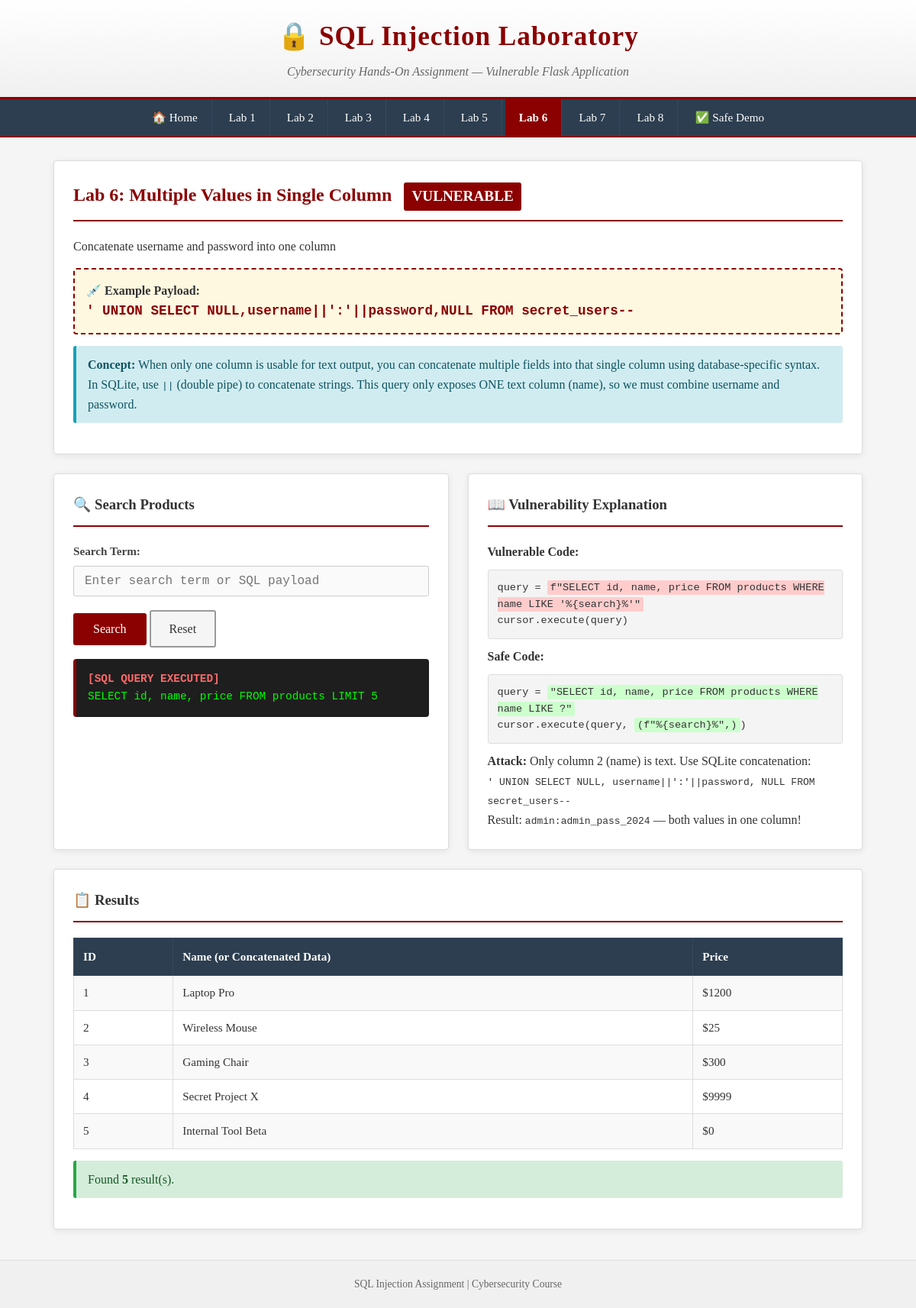
Page /lab6 on the committed database.
### tables this page shows
CREATE TABLE products (
            id INTEGER PRIMARY KEY,
            name TEXT,
            description TEXT,
            category TEXT,
            released INTEGER DEFAULT 1,
            price INTEGER
        );

### app.py (the view)
@app.route('/lab6', methods=['GET', 'POST'])
def lab6():
    products = []
    query_executed = ""
    error_msg = None
    search = request.form.get('search', '') if request.method == 'POST' else ''
    conn = get_db_connection()
    cursor = conn.cursor()
    if request.method == 'POST':
        query = f"SELECT id, name, price FROM products WHERE name LIKE '%{search}%'"
        query_executed = query
        try:
            cursor.execute(query)
            products = cursor.fetchall()
        except Exception as e:
            error_msg = str(e)
            flash(f'SQL Error: {str(e)}', 'danger')
    else:
        query = "SELECT id, name, price FROM products LIMIT 5"
        query_executed = query
        cursor.execute(query)
        products = cursor.fetchall()
    conn.close()
    return render_template('lab6_multi.html',
                         products=products,
                         query=query_executed,
                         search=search,
                         error=error_msg,
                         lab_num=6,
                         lab_title="Multiple Values in Single Column",
                         payload="' UNION SELECT NULL,username||':'||password,NULL FROM secret_users--",
                         description="Concatenate username and password into one column")

### app.py (called while the page is built)
@app.before_request
def setup():
    if not hasattr(app, 'db_initialized'):
        init_db()
        app.db_initialized = True

### database.py (called while the page is built)
def get_db_connection():
    conn = sqlite3.connect(DB_PATH)
    conn.row_factory = sqlite3.Row
    return conn

### templates/lab6_multi.html (shortened to what this page needs)
{% extends "base.html" %}
{% block content %}
<div class="card">
    <div class="card-header">
        <h2>Lab {{ lab_num }}: {{ lab_title }} <span class="badge">VULNERABLE</span></h2>
    </div>
    <p>{{ description }}</p>
    <div class="payload-box">
        <strong>💉 Example Payload:</strong><br>
        <span class="payload">{{ payload }}</span>
    </div>
    <div class="alert alert-info">
        <strong>Concept:</strong> When only one column is usable for text output, you can concatenate multiple fields
        into that single column using database-specific syntax. In SQLite, use <code>||</code> (double pipe) to
        concatenate strings. This query only exposes ONE text column (name), so we must combine username and password.
    </div>
</div>
<div class="two-col">
    <div class="card">
        <div class="card-header">
            <h3>🔍 Search Products</h3>
        </div>
        <form method="POST">
            <div class="form-group">
                <label for="search">Search Term:</label>
                <input type="text" id="search" name="search" class="form-control"
                       value="{{ search }}" placeholder="Enter search term or SQL payload">
            </div>
            <button type="submit" class="btn btn-primary">Search</button>
            <a href="{{ url_for('lab6') }}" class="btn btn-secondary">Reset</a>
        </form>
        {% if query %}
        <div class="query-box">
            <span class="label">[SQL QUERY EXECUTED]</span><br>
            {{ query }}
        </div>
        {% endif %}
    </div>
    <div class="card">
        <div class="card-header">
            <h3>📖 Vulnerability Explanation</h3>
        </div>
        <p><strong>Vulnerable Code:</strong></p>
        <div class="code-snippet">
query = <span class="vuln-highlight">f"SELECT id, name, price FROM products WHERE name LIKE '%{search}%'"</span><br>
cursor.execute(query)
        </div>
        <p><strong>Safe Code:</strong></p>
        <div class="code-snippet">
query = <span class="safe-highlight">"SELECT id, name, price FROM products WHERE name LIKE ?"</span><br>
cursor.execute(query, <span class="safe-highlight">(f"%{search}%",)</span>)
        </div>
        <p style="margin-top: 10px;">
            <strong>Attack:</strong> Only column 2 (name) is text. Use SQLite concatenation:<br>
            <code>' UNION SELECT NULL, username||':'||password, NULL FROM secret_users--</code><br>
            Result: <code>admin:admin_pass_2024</code> — both values in one column!
        </p>
    </div>
</div>
<div class="card">
    <div class="card-header">
        <h3>📋 Results</h3>
    </div>
    {% if products %}
    <table class="data-table">
        <tr>
            <th>ID</th>
            <th>Name (or Concatenated Data)</th>
            <th>Price</th>
        </tr>
        {% for product in products %}
        <tr>
            <td>{{ product.id }}</td>
            <td>
                {% if ':' in product.name %}
                    <span style="color: #8B0000; font-weight: bold;">{{ product.name }}</span>
                {% else %}
                    {{ product.name }}
                {% endif %}
            </td>
            <td>${{ product.price }}</td>
        </tr>
        {% endfor %}
    </table>
    <div class="alert alert-success">
        Found <strong>{{ products|length }}</strong> result(s).
    </div>
    {% else %}
    <p>No results. Try searching or use the concatenation payload.</p>
    {% endif %}
</div>
{% endblock %}

### templates/base.html (style rules this page uses)
* { margin: 0; padding: 0; box-sizing: border-box; }
body { font-family: 'Georgia', 'Times New Roman', serif; background-color: #f5f5f5; color: #333; line-height: 1.6; }
.card { background: #ffffff; border: 1px solid #ddd; border-radius: 4px; padding: 25px; margin-bottom: 25px; box-shadow: 0 2px 8px rgba(0,0,0,0.08); }
.card-header { border-bottom: 2px solid #8B0000; padding-bottom: 12px; margin-bottom: 20px; }
.card-header h2 { color: #8B0000; font-size: 1.5em; }
.card-header .badge { display: inline-block; background: #8B0000; color: white; padding: 3px 10px; border-radius: 3px; font-size: 0.8em; margin-left: 10px; vertical-align: middle; }
.form-group { margin-bottom: 18px; }
.form-group label { display: block; font-weight: bold; color: #444; margin-bottom: 6px; font-size: 0.95em; }
.form-control { width: 100%; padding: 10px 14px; border: 1px solid #ccc; border-radius: 3px; font-size: 1em; font-family: 'Courier New', monospace; background: #fafafa; transition: border-color 0.3s; }
.btn { display: inline-block; padding: 10px 24px; font-size: 1em; font-family: Georgia, serif; border: 2px solid #8B0000; border-radius: 3px; cursor: pointer; transition: all 0.3s; text-decoration: none; }
.btn-primary { background: #8B0000; color: white; }
.btn-secondary { background: #f5f5f5; color: #333; border-color: #999; }
.query-box { background: #1e1e1e; color: #00ff00; padding: 15px; border-radius: 4px; font-family: 'Courier New', monospace; font-size: 0.9em; overflow-x: auto; margin: 15px 0; border-left: 4px solid #8B0000; }
.query-box .label { color: #ff6b6b; font-weight: bold; }
.data-table { width: 100%; border-collapse: collapse; margin: 15px 0; font-size: 0.95em; }
.data-table th { background: #2c3e50; color: white; padding: 12px; text-align: left; font-weight: bold; border: 1px solid #34495e; }
.data-table td { padding: 10px 12px; border: 1px solid #ddd; background: #fff; }
.data-table tr:nth-child(even) td { background: #f9f9f9; }
.alert { padding: 12px 15px; border-radius: 3px; margin-bottom: 15px; border-left: 4px solid; }
.alert-success { background: #d4edda; border-color: #28a745; color: #155724; }
.alert-info { background: #d1ecf1; border-color: #17a2b8; color: #0c5460; }
.payload-box { background: #fff8e1; border: 2px dashed #8B0000; padding: 15px; border-radius: 4px; margin: 15px 0; }
.payload-box .payload { font-family: 'Courier New', monospace; font-size: 1.1em; color: #8B0000; font-weight: bold; }
.two-col { display: grid; grid-template-columns: 1fr 1fr; gap: 25px; }
.code-snippet { background: #f4f4f4; border: 1px solid #ddd; padding: 12px; border-radius: 3px; font-family: 'Courier New', monospace; font-size: 0.85em; overflow-x: auto; margin: 10px 0; }
.vuln-highlight { background: #ffcccc; padding: 2px 4px; border-radius: 2px; }
.safe-highlight { background: #ccffcc; padding: 2px 4px; border-radius: 2px; }

### rows in the picture
products: id "1", name "Laptop Pro", price "1200"
products: id "2", name "Wireless Mouse", price "25"
products: id "3", name "Gaming Chair", price "300"
products: id "4", name "Secret Project X", price "9999"
products: id "5", name "Internal Tool Beta", price "0"

### other values in the picture
{{ lab_num }} "6"
{{ lab_title }} "Multiple Values in Single Column"
{{ description }} "Concatenate username and password into one column"
{{ payload }} "' UNION SELECT NULL,username||':'||password,NULL FROM secret_users--"
{{ query }} "SELECT id, name, price FROM products LIMIT 5"
{{ products|length }} "5"
